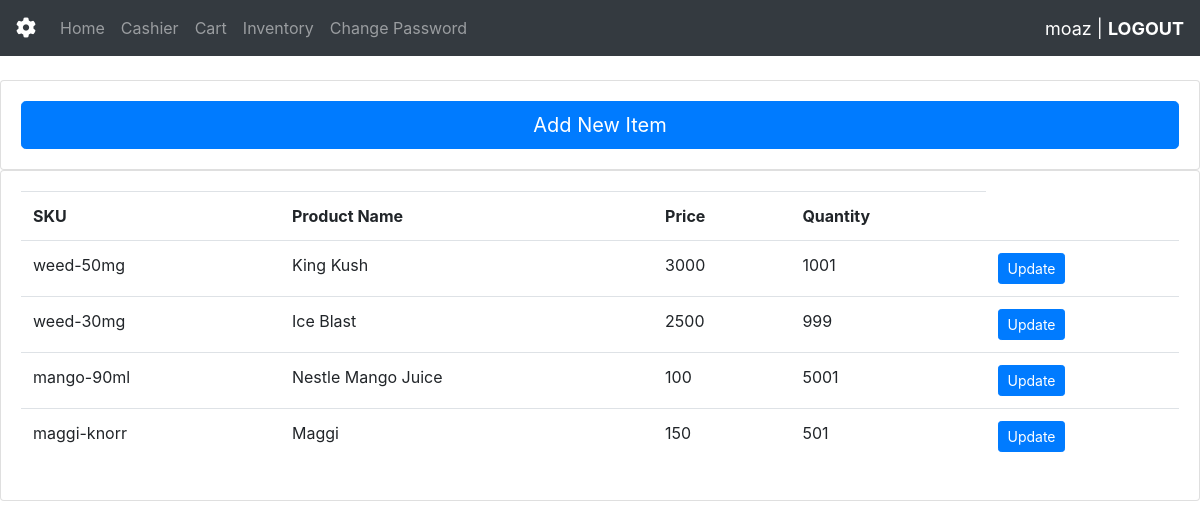
Page /stock/ (signed in) on the committed database.
### inventory/models.py (models this page shows, shortened)
class stock(models.Model):
    sku = models.CharField(max_length=100, primary_key=True)
    name = models.CharField(max_length=100, null=True)
    price = models.IntegerField(null=True)
    quantity = models.IntegerField(default=0, null=True)

### inventory/views.py (the view)
# urls.py: path('stock/', views.stonk, name='stock'),
@login_required(login_url='loginCash')
def stonk(request):
    cursor = connection.cursor()
    cursor.execute("SELECT * FROM inventory_stock")
    data = dictfetchall(cursor)
    return render(request, 'inventory/stock.html', {'data': data})

### inventory/views.py (called while the page is built)
def dictfetchall(cursor):
    desc = cursor.description
    return [
        dict(zip([col[0] for col in desc], row))
        for row in cursor.fetchall()
    ]

### inventory/templates/inventory/stock.html
{% extends 'inventory/main.html' %}
{% block content %}
<br>
<div class="row">
    <div class="col-md">
        <div class="card card-body">
            <a class="btn btn-primary btn-lg btn-block" href="{% url 'create_stock' %}">Add New Item</a>
        </div>
        <div class="card card-body">
            <table class="table">
                <tr>
                    <th>SKU</th>
                    <th>Product Name</th>
                    <th>Price</th>
                    <th>Quantity</th>
                </tr>
                {% for row in data %}
                    <tr>
                        <td>{{row.sku}}</td>
                        <td>{{row.name}}</td>
                        <td>{{row.price}}</td>
                        <td>{{row.quantity}}</td>
                        <td><a class="btn btn-primary btn-sm" href="{% url 'update_stock' row.sku %}">Update</a></td>
                    </tr>
                {% endfor %}
            </table>
        </div>
    </div>
</div>
{% endblock %}

### inventory/templates/inventory/navbar.html (shortened to what this page needs)
{% load static %}
<nav class="navbar navbar-expand-lg navbar-dark bg-dark">
    <a class="navbar-brand" href="#"><i class="fa-solid fa-cog fa-spin"></i></a>
    <div class="collapse navbar-collapse" id="navbarNavAltMarkup">
      <div class="navbar-nav">
        <a class="nav-item nav-link" href="{% url 'home' %}">Home</a>
        <a class="nav-item nav-link" href="{% url 'cashier' %}">Cashier</a>
        <a class="nav-item nav-link" href="{% url 'cart' %}">Cart</a>
        <a class="nav-item nav-link" href="{% url 'stock' %}">Inventory</a>
        <a class="nav-item nav-link" href="{% url 'change_password' %}">Change Password</a>
      </div>
    </div>
    <div class=".hello-msg">
      {% if request.user.is_authenticated %}
          <span class="hello-msg">{{request.user}} | <a href="{% url 'logout' %}" style="color: #fff; font-weight: bold;">LOGOUT</a></span>
      {% endif %}
    </div>
</nav>

### inventory/templates/inventory/navbar.html (style rules this page uses)
.hello-msg { font-size: 18px; color: #fff; margin-left: auto; }

### rows in the picture
stock: sku "weed-50mg", name "King Kush", price "3000", quantity "1001"
stock: sku "weed-30mg", name "Ice Blast", price "2500", quantity "999"
stock: sku "mango-90ml", name "Nestle Mango Juice", price "100", quantity "5001"
stock: sku "maggi-knorr", name "Maggi", price "150", quantity "501"

### other values in the picture
{{ request.user }} "moaz"
